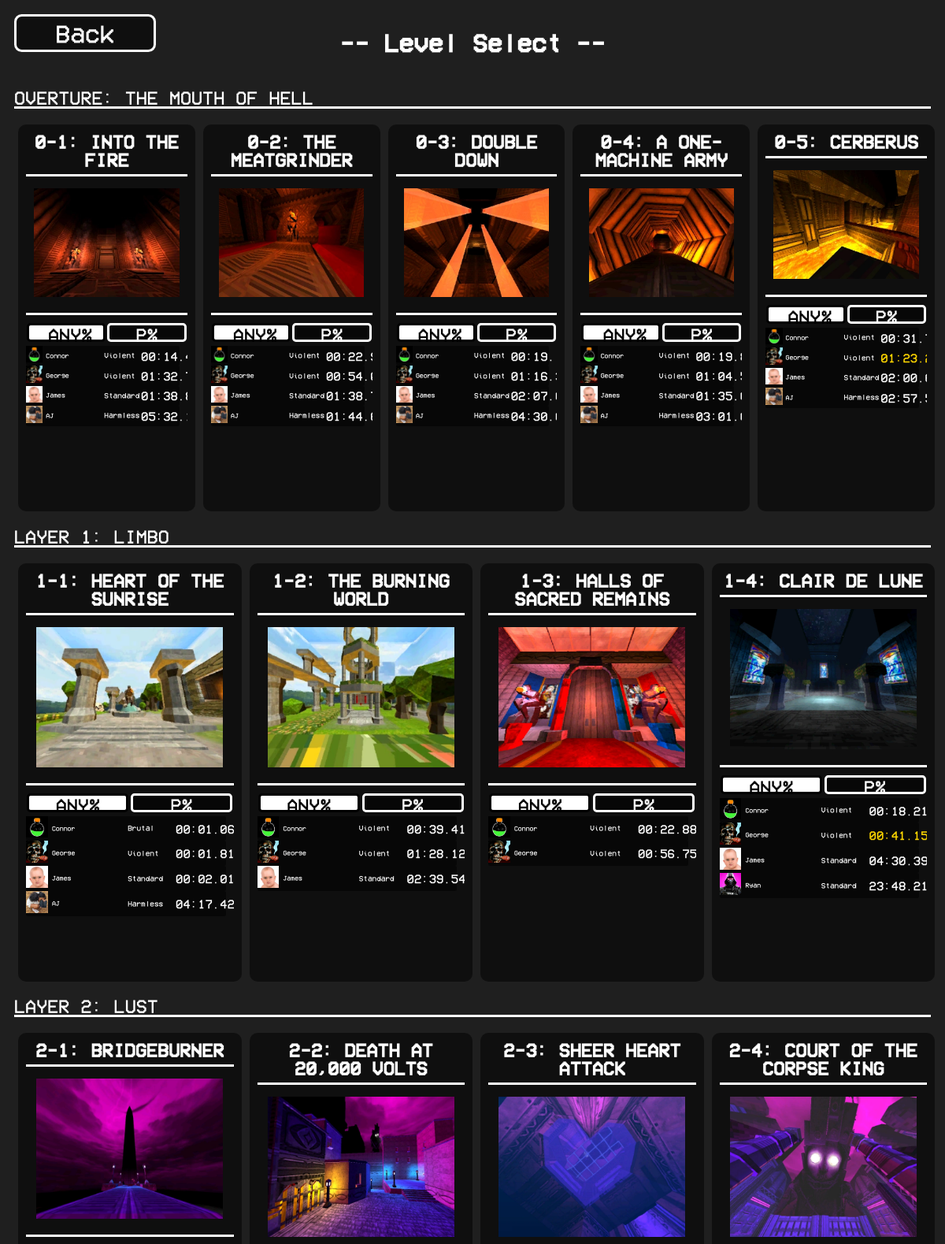
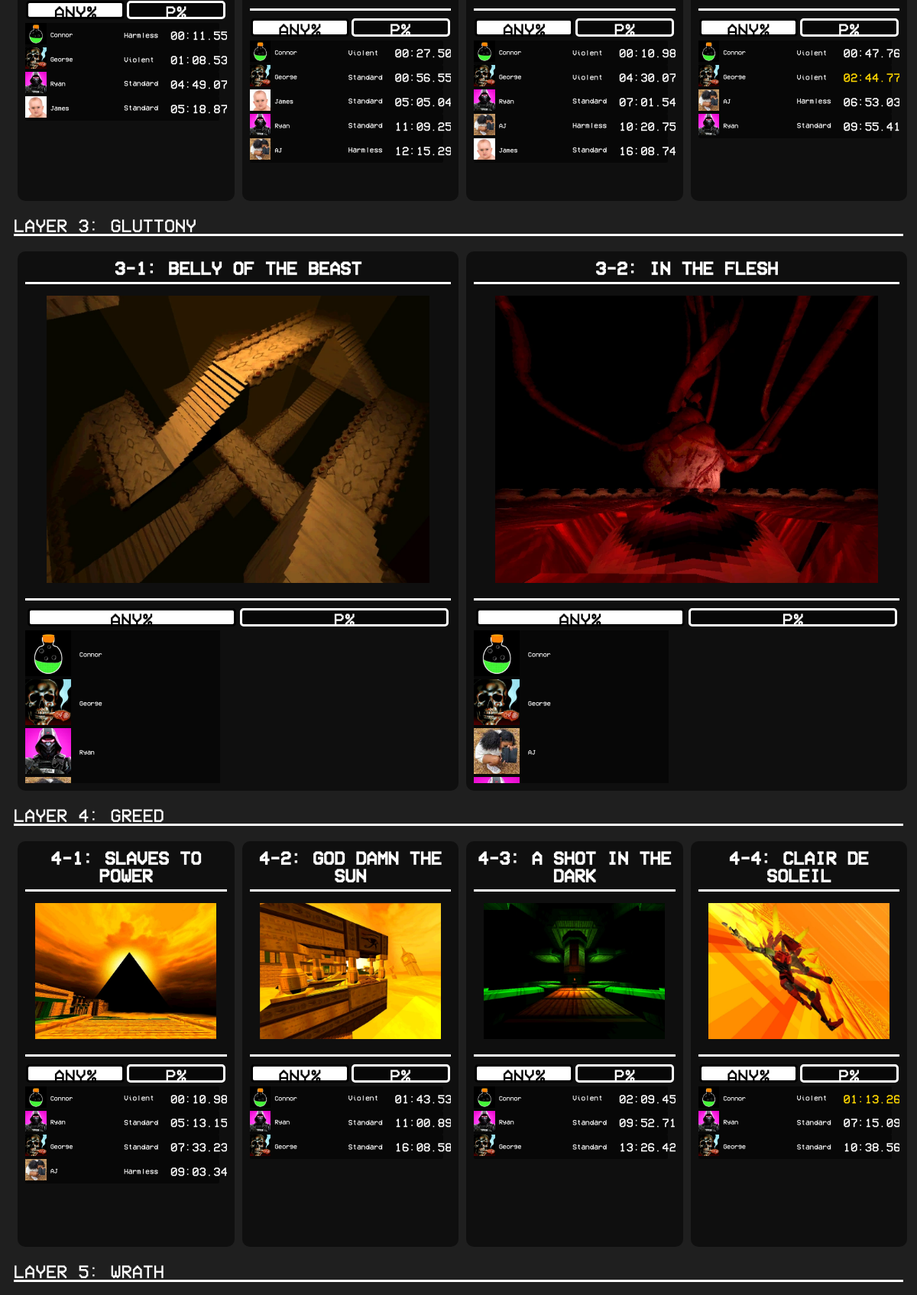
/Website/viewTimes.php (upper part), run on the app's committed database (2 pictures, top to bottom).
### tables this page shows
CREATE TABLE Level (LevelCode text NOT NULL, LevelName text, PRIMARY KEY (LevelCode));

### Website/resources/helper/numberConversion.php (called while the page is built, shortened)
<?php
    function toDuration($userSeconds)
    {
        $seconds = floatval($userSeconds);
        $durationString = "";
        $Minutes = floor($seconds / 60);
        $Seconds = sprintf('%06.3f',fmod($seconds, 60));
        if(strlen($Minutes) == 1)
        {
            $durationString = "0" . $Minutes;
        }
        else
        {
            $durationString = $Minutes;
        }
        $durationString .= ":" . $Seconds;
        return $durationString;
    }
?>

### Website/resources/helper/levelMaker.php (the view, shortened to what this page needs)
<?php
    include_once('./resources/helper/databaseHelper.php');
?>
<?php
    function basicGetLevel($levelCode)
    {
        $generatedString = "";
        $levelDetails = getLevelDetails($levelCode);
        $generatedString .= "<div class=\"levelSelect\">
                                    <div class=\"levelSelectThumbnail\">";
        $generatedString .= "<h2>" . $levelDetails["LevelCode"] . ": " .  $levelDetails["LevelName"] . "</h2>";
        $generatedString .= "<img src='./resources/images/Thumbnails/" . $levelDetails["LevelCode"] . ".webp'>";
        $generatedString .= "</div>
                                    <div>
                                        <div class=\"flexBox\" style=\"margin-bottom:5px; justify-content: space-around;\">
                             <button class=\"levelButtonSelected\" onclick=\"toAny('" . $levelDetails["LevelCode"] . "')\"" . "id=\"aSelect" . $levelDetails["LevelCode"] . "\">ANY%</button> ";
        $generatedString .= "<button class=\"levelButton\" onclick=\"toP('" . $levelDetails["LevelCode"] . "')\" id=\"pSelect" . $levelDetails["LevelCode"] . "\">P%</button>
                        </div>
                        <div class=\"levelContainer\" id=\"" . $levelDetails["LevelCode"] . "Any\" style=\"display:block;\">";
        $levelARun = getBasicRuns($levelCode, "A");
        $generatedString .= $levelARun;
        $generatedString .= "</div> <div class=\"levelContainer\" id='" . $levelCode . "P' style='display:none;'>";
        $levelPRun = getBasicRuns($levelCode, "P");
        $generatedString .= $levelPRun;
        $generatedString .= "
                        </div>
                    </div>
                </div>
                ";
        echo($generatedString);
    }
?>

### Website/viewTimes.php (shortened to what this page needs)
<?php
    include_once './resources/helper/headers.php';
    include_once './resources/helper/levelMaker.php';
?>
<!DOCTYPE html>
<html>
    <head>
        <link rel='stylesheet' type='text/css' href='./resources/css/common.css' />
    </head>
    <body>
        <?php
            standardHeader("./index.php", "Level Select");
        ?>
        <h2 class='layerHeading'>OVERTURE: THE MOUTH OF HELL</h2>
        <div class='levelRows' style='grid-template-columns: auto auto auto auto auto'>
            <?php
                basicGetLevel("0-1");
                basicGetLevel("0-2");
                basicGetLevel("0-3");
                basicGetLevel("0-4");
                basicGetLevel("0-5");
            ?>
        </div>
        <h2 class='layerHeading'>LAYER 1: LIMBO</h2>
        <div class='levelRows' style='grid-template-columns: auto auto auto auto'>
            <?php
                basicGetLevel("1-1");
                basicGetLevel("1-2");
                basicGetLevel("1-3");
                basicGetLevel("1-4");
            ?>
        </div>
        <h2 class='layerHeading'>LAYER 2: LUST</h2>
        <div class='levelRows' style='grid-template-columns: auto auto auto auto'>
            <?php
                basicGetLevel("2-1");
                basicGetLevel("2-2");
                basicGetLevel("2-3");
                basicGetLevel("2-4");
            ?>
        </div>
        <h2 class='layerHeading'>LAYER 3: GLUTTONY</h2>
        <div class='levelRows' style='grid-template-columns: auto auto'>
            <?php
                basicGetLevel("3-1");
                basicGetLevel("3-2");
            ?>
        </div>
        <h2 class='layerHeading'>LAYER 4: GREED</h2>
        <div class='levelRows' style='grid-template-columns: auto auto auto auto'>
            <?php
                basicGetLevel("4-1");
                basicGetLevel("4-2");
                basicGetLevel("4-3");
                basicGetLevel("4-4");
            ?>
        </div>
        <h2 class='layerHeading'>LAYER 5: WRATH</h2>
    </body>
</html>

### Website/resources/helper/headers.php (shortened to what this page needs)
<?php
function standardHeader($link, $title)
{
    echo("<div class=\"flexBox\" style=\"justify-content:space-between; margin-bottom:10px;\">");
    echo("<a href=\"" . $link . "\"><button type=\"button\" class=\"button\">Back</button></a>");
    echo("<h1 class=\"ultrakillTitleText\">-- " . $title . " --</h1>");
    echo("<div style=\"width:15vw;height:4vw;padding: 0vw 2vw;\"></div>");
    echo("</div>");
}
?>

### Website/resources/helper/databaseHelper.php (shortened to what this page needs)
<?php
    include_once('./resources/helper/numberConversion.php');
?>
<?php
    function getLevelDetails($levelId)
    {
        $db = new SQLite3('./database/Ultrakill.db');
        $results = $db->query('SELECT * FROM Level where LevelCode = "' . $levelId . '";');
        $output = $results->fetchArray();
        return $output;
    }
    function getBasicRuns($levelId, $category)
    {
        $db = new SQLite3('./database/Ultrakill.db');
        $queryString = "";
        $returnedString = "";
        if($category == "A")
        {
            $queryString = "SELECT RowID as RunID, Category, displayname as name, UserID, profilepicture as pfp, min(time) as time, DifficultyName, DifficultyDescription FROM(SELECT runs.RowID, * FROM runs LEFT JOIN Runners ON Runners.userid = runs.runner LEFT JOIN difficulty ON difficulty.DifficultyId = runs.Difficulty WHERE (Category = 'Any% OOB' OR Category = 'Any%') AND levelCode = '" . $levelId . "'
            UNION
            SELECT runs.RowID, * FROM runs LEFT JOIN Runners ON Runners.userid = runs.runner LEFT JOIN difficulty ON difficulty.DifficultyId = runs.Difficulty WHERE (Category = 'P% OOB' OR Category = 'P%') AND levelCode = '" . $levelId . "') GROUP BY name ORDER BY time;";
        }
        else
        {
            $queryString = "SELECT runs.RowID as RunID, runs.Category, Runners.displayname as name, Runners.UserID, Runners.profilepicture as pfp, min(runs.time) as time, Difficulty.DifficultyName, Difficulty.DifficultyDescription FROM runs LEFT JOIN Runners ON Runners.userid = runs.runner LEFT JOIN difficulty ON difficulty.DifficultyId = runs.Difficulty WHERE (Category = 'P% OOB' OR Category = 'P%') AND levelCode = '" . $levelId . "' GROUP BY name ORDER BY time ASC;";
        }
        $results = $db->query($queryString);
        while ($row = $results->fetchArray())
        {
            $returnedString .= "<div class='levelScoreInstance'>";
                $returnedString .= "<a href = \"./userDisplay.php?userId=" . $row["UserID"] . "&prev=/viewTimes.php&from=N\" class='levelUserPfp'><div><img src='./resources/images/" . $row["pfp"] . "'></div></a>";
                $returnedString .= "<a href = \"./userDisplay.php?userId=" . $row["UserID"] . "&prev=/viewTimes.php&from=N\" class='levelUserName'><div><p>" . $row["name"] . "</p></div></a>";
                $returnedString .= "<a href = \"./individualRun.php?runId=" . $row["RunID"] . "&prev=/viewTimes.php\" class='levelUserDiff'><div><p>" . $row["DifficultyName"] . "</p></div></a>";
                if(substr($row["Category"],0,1) == "A")
                {
                    $returnedString .= "<a href = \"./individualRun.php?runId=" . $row["RunID"] . "&prev=/viewTimes.php\" class='levelUserTime'><div><p>" . toDuration($row["time"]) . "</p></div></a>";
                }
                else
                {
                    $returnedString .= "<a href = \"./individualRun.php?runId=" . $row["RunID"] . "&prev=/viewTimes.php\" class='levelUserTime'><div><p><span class=\"pRanked\">" . toDuration($row["time"]) . "</span></p></div></a>";
                }
            $returnedString .= "</div>";
        }
        return $returnedString;
    }
?>

### Website/resources/css/common.css (style rules this page uses)
* { box-sizing: border-box; }
body { font-family: Arial; padding: 10px; background: rgb(31, 31, 31); background-repeat: repeat-y; background-size: 100%; }
a { text-decoration: none; }
.flexBox { display: flex; }
.ultrakillTitleText { font-family: UltrakillFont; color: white; text-align: center; }
.button { background-color: rgb(0, 0, 0,0.5); border: solid white; color: white; width: 15vw; height: 4vw; padding: 0vw 2vw; border-radius: 0.8vw; font-family: UltrakillFont; font-size: 200%; cursor: pointer; }
.levelButton { background-color: rgb(0, 0, 0,0.5); border: solid white; color: white; width: 49%; height: 2vw; padding: 0vw 2vw; border-radius: 0.4vw; font-family: UltrakillFont; font-size: 150%; cursor: pointer; }
.levelButtonSelected { background-color: rgba(255, 255, 255, 1); border: solid rgb(0, 0, 0); color: rgb(0, 0, 0); width: 49%; height: 2vw; padding: 0vw 2vw; border-radius: 0.4vw; font-family: UltrakillFont; font-size: 150%; cursor: pointer; }
.levelSelect { width: 100%; background-color: rgb(0, 0, 0,0.5); padding: 10px 10px 10px 10px; border-radius: 10px; margin: 0px 5px 0px 5px; }
.levelSelectThumbnail h2 { text-align: center; font-family: UltrakillFont; color: white; border-bottom: solid white 3px; margin: 0px 0px 15px 0px; padding-bottom: 7px; }
.levelSelectThumbnail img { display: block; margin-left: auto; margin-right: auto; width: 90%; }
.levelSelectThumbnail { margin-bottom: 10px; padding-bottom: 20px; border-bottom: 3px solid white; }
.levelUserPfp img { width: 110%; }
.levelUserName { word-wrap: break-word; display: flex; align-items: center; }
.levelUserName p { font-family: UltrakillFont; font-size: 0.7vw; color: white; margin:0px; }
.levelUserDiff { display: flex; align-items: center; }
.levelUserDiff p { font-family: UltrakillFont; font-size: 0.8vw; color: white; margin:0px; }
.levelUserTime { display: flex; align-items: center; }
.levelUserTime p { font-family: UltrakillFont; color: white; margin:0px; }
.levelScoreInstance { background-color: rgb(0, 0, 0,0.5); border-radius: 2px; display: grid; grid-template-columns: 10% 35% 21% 25%; gap: 0px 3%; margin-right: 10px; }
.levelContainer { overflow-y:scroll; overflow-x: hidden; height: 200px; }
.levelRows { display: grid; gap: 10px; justify-content: space-around; margin-bottom: 10px; }
.layerHeading { font-family: UltrakillFont; color: white; font-size: 2vw; font-weight: 100; border-bottom: solid white; }
.pRanked { color:gold; }

### data on the page
level: LevelCode "0-1", LevelName "INTO THE FIRE"
level: LevelCode "0-2", LevelName "THE MEATGRINDER"
level: LevelCode "0-3", LevelName "DOUBLE DOWN"
level: LevelCode "0-4", LevelName "A ONE-MACHINE ARMY"
level: LevelCode "0-5", LevelName "CERBERUS"
level: LevelCode "1-1", LevelName "HEART OF THE SUNRISE"
level: LevelCode "1-2", LevelName "THE BURNING WORLD"
level: LevelCode "1-3", LevelName "HALLS OF SACRED REMAINS"
level: LevelCode "1-4", LevelName "CLAIR DE LUNE"
level: LevelCode "2-1", LevelName "BRIDGEBURNER"
level: LevelCode "2-2", LevelName "DEATH AT 20,000 VOLTS"
level: LevelCode "2-3", LevelName "SHEER HEART ATTACK"
level: LevelCode "2-4", LevelName "COURT OF THE CORPSE KING"
level: LevelCode "3-1", LevelName "BELLY OF THE BEAST"
level: LevelCode "3-2", LevelName "IN THE FLESH"
level: LevelCode "4-1", LevelName "SLAVES TO POWER"
level: LevelCode "4-2", LevelName "GOD DAMN THE SUN"
level: LevelCode "4-3", LevelName "A SHOT IN THE DARK"
level: LevelCode "4-4", LevelName "CLAIR DE SOLEIL"

### other printed values
$title "Level Select"
$row["name"] "Connor"
$row["DifficultyName"] "Violent"
$row["name"] "George"
$row["name"] "James"
$row["DifficultyName"] "Standard"
$row["name"] "AJ"
$row["DifficultyName"] "Harmless"
$row["DifficultyName"] "Brutal"
$row["name"] "Ryan"
